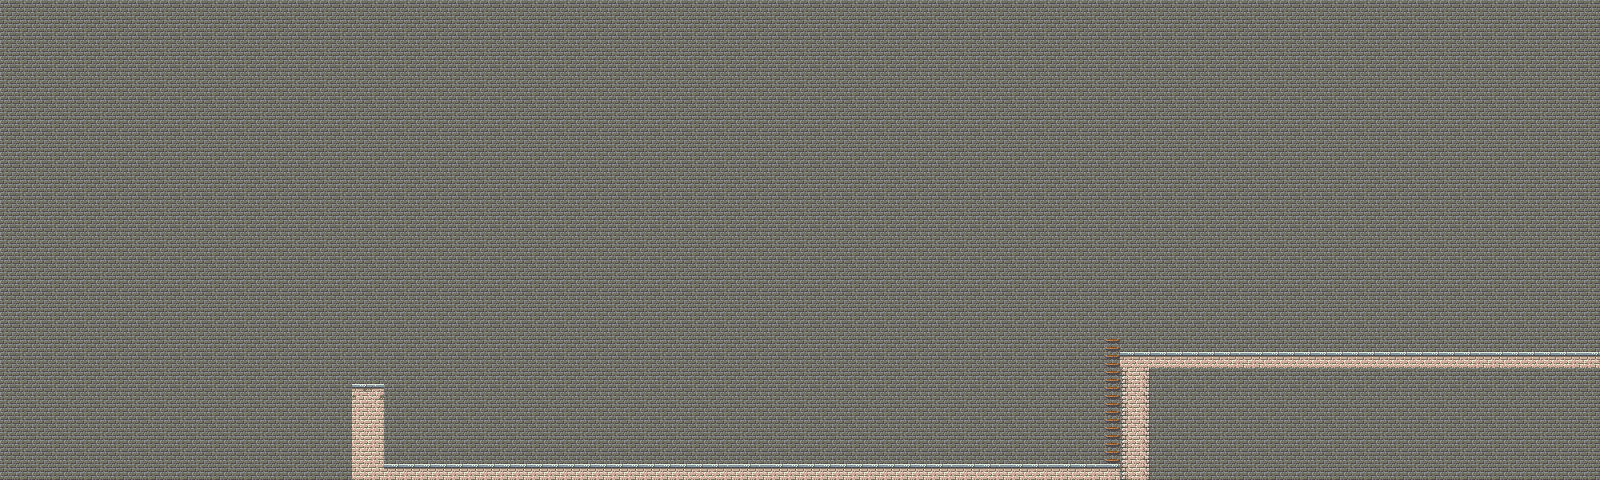

A level layout from a 2D game, rendered from its tile map. Below: a short description, then the map file with tile-grid data replaced by summaries:
An orthogonal 100x30 tile map with 16x16 px tiles, 2 tile layers (Background, Steps).

<map version="1.0" tiledversion="1.0.3" orientation="orthogonal" renderorder="right-down" width="100" height="30" tilewidth="16" tileheight="16" nextobjectid="1">
 <tileset firstgid="1" source="ruins.tsx" />
 <layer name="Background" width="100" height="30">
  <data>[3000 cells, 3000 non-empty, 4 distinct tile ids]</data>
 </layer>
 <objectgroup name="objects" />
 <layer name="Steps" width="100" height="30">
  <data>[3000 cells, 110 non-empty, 14 distinct tile ids]</data>
 </layer>
</map>